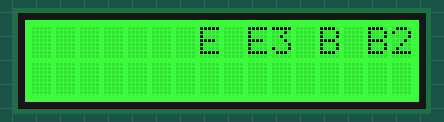
This sketch was run on a simulated Arduino Uno, built with avr-gcc and run on an emulated ATmega328P. Parts: 16×2 character LCD.

Above: at 0.1 s.
At 3.0 s:
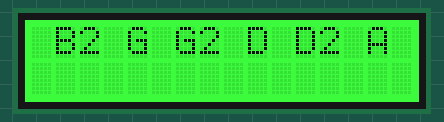
At 12.0 s:
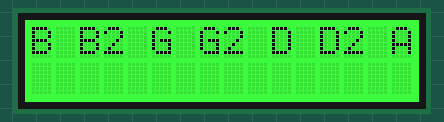
At 20.9 s:
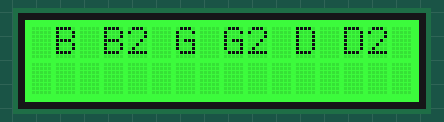
At 29.9 s:
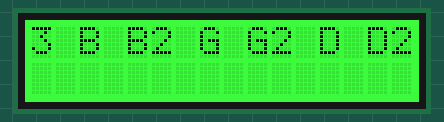
At 38.9 s:
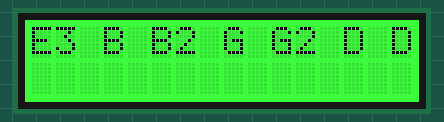

Measured:
- what the display in image 1 shows lasts 1.2 s, from 2.9 s to 4.1 s

The sketch:

ScrollingScale.ino
```cpp
#include <Wire.h>
#include "rgb_lcd.h"
#include <LiquidCrystal_I2C.h>

rgb_lcd lcd;

const int colorR = 0;
const int colorG = 255;
const int colorB = 0;

void setup()
{
    // set up the LCD's number of columns and rows:
    lcd.begin(16, 2);
    lcd.setCursor(7,0);

    lcd.setRGB(colorR, colorG, colorB);
    // Print a message to the LCD.
    lcd.print("E E3 B B2 G G2 D D2 A A3 E E3");
    delay(1000);
}

void loop()
{
    lcd.setCursor(7,1);
    lcd.print("^");
    lcd.setCursor(7,0);

    // scroll 13 positions (string length) to the left
    // to move it offscreen left:
    for (int positionCounter = 0; positionCounter < 13; positionCounter++)
    {
        // scroll one position left:
        lcd.scrollDisplayLeft();
        lcd.setCursor(7,1);
        lcd.print("^");
        // wait a bit:
        delay(150);
    }
    lcd.setCursor(7,1);
        lcd.print("^");

    // delay at the end of the full loop:
    delay(1000);
}
```
